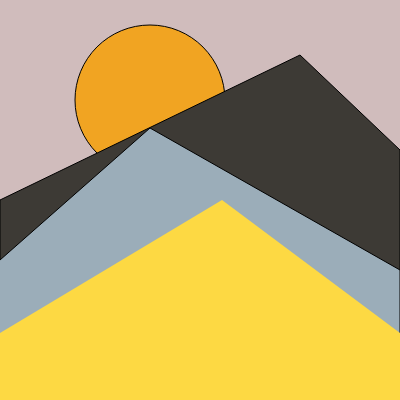
Frame 1 (no input)
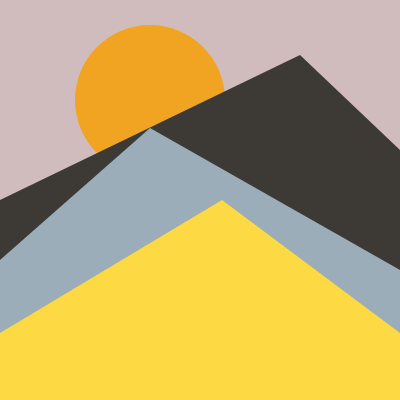
Frame 60 (no input)
Frame 120 (the mouse pressed at the canvas centre since frame 60): identical to frame 60, image omitted

The p5.js sketch that drew these frames (run headless with seeded random() and noise() and a simulated clock; from frame 60 on, the mouse is pressed at the canvas centre):

// p5.js sketch
// ── sketch.js
function setup() {
	createCanvas(400, 400);
  circle(150, 100, 150);
}

function draw() {
	background(208, 188, 188);
  circle1();
  tri1();
  tri2();
  tri3();
}

function circle1(){
  fill(241,164,34);
  circle(150, 100, 150);
}

function tri1(){
  fill(61, 58, 53);
  beginShape();
  vertex(0, 400);
  vertex(0, 200);
  vertex( 300, 55);
  vertex(300, 55);
  vertex(400, 150);
  vertex(400, 400);
  endShape(CLOSE);
}

function tri2(){
  fill(155, 173, 185);
  beginShape();
  vertex(0, 260);
  vertex(150, 128);
  vertex(150, 128);
  vertex(400, 270);
  vertex(400, 400);
  vertex(0, 400);
  
  endShape();
}

function tri3(){
  noStroke();
  fill(253, 217, 67);
  beginShape();
  vertex(0, 333);
  vertex(222, 200);
  vertex(222, 200);
  vertex(400, 333);
  vertex(400, 400);
  vertex(0, 400);
  endShape();
}
